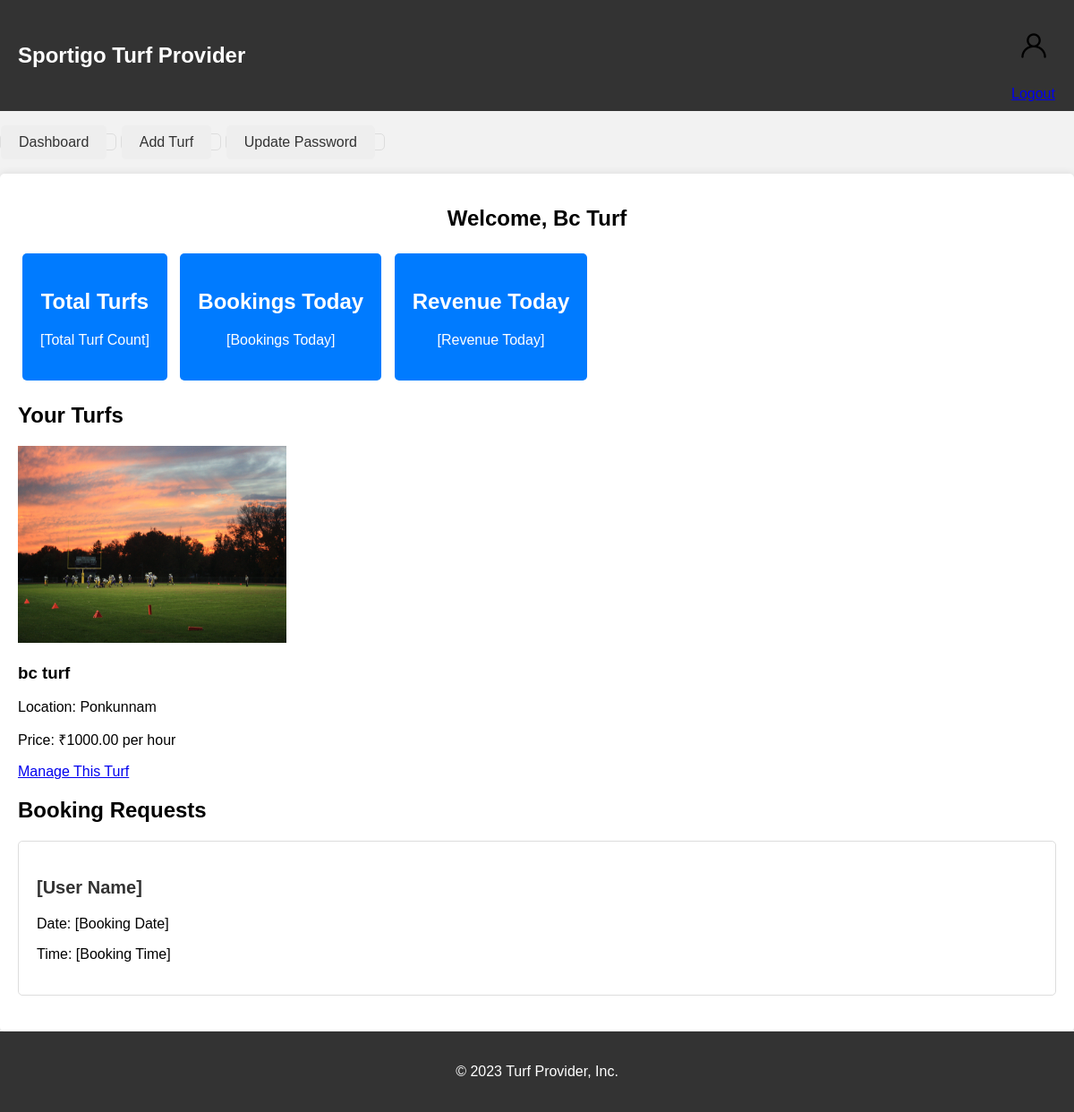
The app's page /providerhome/ (signed in) with its own data.
### app/models.py (models this page shows, shortened)
class TurfProvider(models.Model):
    venue_name = models.CharField(max_length=255)
    email = models.EmailField(primary_key=True, unique=True)
    contact_number = models.CharField(max_length=15)
    document = models.FileField(upload_to='documents/')
    sports_type = models.CharField(
        max_length=10,
        choices=[('football', 'Football'), ('cricket', 'Cricket')]
    )
    address = models.TextField()
    location = models.CharField(max_length=100)
    is_active = models.BooleanField(default=False)
    random_password = models.CharField(max_length=20, null=True, blank=True)
    password_updated = models.BooleanField(default=False)

class TurfListing(models.Model):
    turf_provider = models.ForeignKey(TurfProvider, on_delete=models.CASCADE)
    turf_name = models.CharField(max_length=255)
    sports_type = models.CharField(
        max_length=10,
        choices=[('football', 'Football'), ('cricket', 'Cricket')]
    )
    description = models.TextField()
    price_per_hour = models.DecimalField(max_digits=10, decimal_places=2)
    location = models.CharField(max_length=100)
    is_available = models.BooleanField(default=True)
    available_from = models.TimeField()
    available_to = models.TimeField()
    image = models.ImageField(upload_to='turf_images/')
    created_at = models.DateTimeField(auto_now_add=True)
    updated_at = models.DateTimeField(auto_now=True)

### app/views.py (the view)
# urls.py: path('providerhome/', providerhome, name='providerhome'),
def providerhome(request):
    if 'email' in request.session:
        provider = TurfProvider.objects.get(email=request.session['email'])
        your_turfs = TurfListing.objects.filter(turf_provider=provider)
        context = {
            'provider_name': provider.venue_name,
            'your_turfs': your_turfs  # Pass the list of turfs to the template
        }
        response = render(request, 'providerhome.html', context)
        response['Cache-Control'] = 'no-store, must-revalidate'
        return response
    else:
        return redirect('index')

### app/templates/providerhome.html (shortened to what this page needs)
{% load static %}
<!DOCTYPE html>
<html lang="en">
<head>
</head>
<body>
    <header>
        <div class="logo">
            <h1>Sportigo Turf Provider</h1>
        </div>
        <div class="user-profile">
            <p><img src="{% static 'images/avatar.png' %}" width="50" height="50"  alt="User Avatar"></p>
            <a href="{% url 'logout' %}">Logout</a>
        </div>
    </header>
        <nav>
            <ul>
                <li><a href="#">Dashboard</a></li>
                <li><a href="{% url 'add_turf' %}">Add Turf</a></li>
                <li><a href="{% url 'provider_update' %}">Update Password</a></li>
            </ul>
        </nav>
    <main>
        <h1>Welcome, {{ provider_name }}</h1>
        <section id="quick-stats">
            <div class="stat">
                <h2>Total Turfs</h2>
                <p>[Total Turf Count]</p>
            </div>
            <div class="stat">
                <h2>Bookings Today</h2>
                <p>[Bookings Today]</p>
            </div>
            <div class="stat">
                <h2>Revenue Today</h2>
                <p>[Revenue Today]</p>
            </div>
        </section>
<section id="turf-listings">
    <h2>Your Turfs</h2>
    <div class="turf-list">
        {% for turf in your_turfs %}
            <div class="turf-item">
                <img src="{{ turf.image.url }}" width="300" height="220" alt="{{ turf.turf_name }}" >
                <h3>{{ turf.turf_name }}</h3>
                <p>Location: {{ turf.location }}</p>
                <p>Price: ₹{{ turf.price_per_hour }} per hour</p>
                <a href="{% url 'manage_turf' turf.id %}">Manage This Turf</a>
            </div>
        {% empty %}
            <p>No turfs available</p>
        {% endfor %}
    </div>
</section>
        <section id="booking-requests">
            <h2>Booking Requests</h2>
            <ul>
                <li>
                    <h3>[User Name]</h3>
                    <p>Date: [Booking Date]</p>
                    <p>Time: [Booking Time]</p>
                </li>
            </ul>
        </section>
    </main>
    <footer>
        <p>&copy; 2023 Turf Provider, Inc.</p>
    </footer>
</body>
</html>

### app/templates/providerhome.html (style rules this page uses)
body { font-family: Arial, sans-serif; margin: 0; padding: 0; background-color: #f2f2f2; }
header { background-color: #333; color: #fff; display: flex; justify-content: space-between; padding: 10px 20px; align-items: center; }
nav ul { list-style: none; }
nav ul li { margin: 0; padding: 0; display: inline; }
nav ul li a { display: inline-block; text-decoration: none; padding: 10px 20px; color: #333; background-color: #eee; border-radius: 5px; margin-right: 10px; }
main { background-color: #fff; padding: 20px; border-radius: 5px; box-shadow: 0 0 10px rgba(0, 0, 0, 0.1); }
h1 { font-size: 24px; text-align: center; }
section { margin-top: 20px; }
.stat { text-align: center; padding: 20px; background-color: #007bff; color: white; border-radius: 5px; margin: 5px; display: inline-block; }
ul { list-style: none; padding: 0; }
li { border: 1px solid #ddd; padding: 20px; margin: 20px 0; border-radius: 5px; }
li h3 { font-size: 20px; color: #333; }
footer { text-align: center; background-color: #333; color: white; padding: 20px 0; }

### records on screen
TurfProvider: venue_name "Bc Turf"
TurfListing: image (picture), turf_name "bc turf", location "Ponkunnam", price_per_hour "1000.00"
